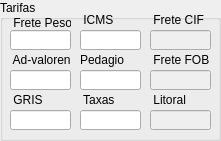
   <widget class="QGroupBox" name="gBox_tarifas">
    <property name="geometry">
     <rect>
      <x>500</x>
      <y>110</y>
      <width>221</width>
      <height>141</height>
     </rect>
    </property>
    <property name="title">
     <string>Tarifas</string>
    </property>
    <widget class="QLineEdit" name="edt_fpeso">
     <property name="geometry">
      <rect>
       <x>10</x>
       <y>30</y>
       <width>61</width>
       <height>20</height>
      </rect>
     </property>
    </widget>
    <widget class="QLineEdit" name="edt_ad">
     <property name="geometry">
      <rect>
       <x>10</x>
       <y>70</y>
       <width>61</width>
       <height>20</height>
      </rect>
     </property>
    </widget>
    <widget class="QLineEdit" name="edt_gris">
     <property name="geometry">
      <rect>
       <x>10</x>
       <y>110</y>
       <width>61</width>
       <height>20</height>
      </rect>
     </property>
    </widget>
    <widget class="QLineEdit" name="edt_taxas">
     <property name="geometry">
      <rect>
       <x>80</x>
       <y>110</y>
       <width>61</width>
       <height>20</height>
      </rect>
     </property>
    </widget>
    <widget class="QLineEdit" name="edt_icms">
     <property name="geometry">
      <rect>
       <x>80</x>
       <y>30</y>
       <width>61</width>
       <height>20</height>
      </rect>
     </property>
    </widget>
    <widget class="QLineEdit" name="edt_frete_cif">
     <property name="enabled">
      <bool>false</bool>
     </property>
     <property name="geometry">
      <rect>
       <x>150</x>
       <y>30</y>
       <width>61</width>
       <height>20</height>
      </rect>
     </property>
    </widget>
    <widget class="QLineEdit" name="edt_frete_fob">
     <property name="enabled">
      <bool>false</bool>
     </property>
     <property name="geometry">
      <rect>
       <x>150</x>
       <y>70</y>
       <width>61</width>
       <height>20</height>
      </rect>
     </property>
    </widget>
    <widget class="QLineEdit" name="edt_frete_litoral">
     <property name="enabled">
      <bool>false</bool>
     </property>
     <property name="geometry">
      <rect>
       <x>150</x>
       <y>110</y>
       <width>61</width>
       <height>20</height>
      </rect>
     </property>
    </widget>
    <widget class="QLabel" name="label_37">
     <property name="geometry">
      <rect>
       <x>10</x>
       <y>13</y>
       <width>61</width>
       <height>20</height>
      </rect>
     </property>
     <property name="text">
      <string> Frete Peso</string>
     </property>
    </widget>
    <widget class="QLabel" name="label_38">
     <property name="geometry">
      <rect>
       <x>10</x>
       <y>50</y>
       <width>61</width>
       <height>20</height>
      </rect>
     </property>
     <property name="text">
      <string> Ad-valoren</string>
     </property>
    </widget>
    <widget class="QLabel" name="label_41">
     <property name="geometry">
      <rect>
       <x>10</x>
       <y>90</y>
       <width>61</width>
       <height>20</height>
      </rect>
     </property>
     <property name="text">
      <string> GRIS</string>
     </property>
    </widget>
    <widget class="QLabel" name="label_42">
     <property name="geometry">
      <rect>
       <x>80</x>
       <y>90</y>
       <width>61</width>
       <height>20</height>
      </rect>
     </property>
     <property name="text">
      <string> Taxas</string>
     </property>
    </widget>
    <widget class="QLabel" name="label_43">
     <property name="geometry">
      <rect>
       <x>80</x>
       <y>10</y>
       <width>61</width>
       <height>20</height>
      </rect>
     </property>
     <property name="text">
      <string> ICMS</string>
     </property>
    </widget>
    <widget class="QLabel" name="label_44">
     <property name="geometry">
      <rect>
       <x>150</x>
       <y>10</y>
       <width>61</width>
       <height>20</height>
      </rect>
     </property>
     <property name="text">
      <string> Frete CIF</string>
     </property>
    </widget>
    <widget class="QLabel" name="label_45">
     <property name="geometry">
      <rect>
       <x>150</x>
       <y>50</y>
       <width>61</width>
       <height>20</height>
      </rect>
     </property>
     <property name="text">
      <string> Frete FOB</string>
     </property>
    </widget>
    <widget class="QLabel" name="label_46">
     <property name="geometry">
      <rect>
       <x>150</x>
       <y>90</y>
       <width>61</width>
       <height>20</height>
      </rect>
     </property>
     <property name="text">
      <string> Litoral</string>
     </property>
    </widget>
    <widget class="QLineEdit" name="edt_pedag">
     <property name="geometry">
      <rect>
       <x>80</x>
       <y>70</y>
       <width>61</width>
       <height>20</height>
      </rect>
     </property>
    </widget>
    <widget class="QLabel" name="label_47">
     <property name="geometry">
      <rect>
       <x>80</x>
       <y>50</y>
       <width>61</width>
       <height>20</height>
      </rect>
     </property>
     <property name="text">
      <string>Pedagio</string>
     </property>
    </widget>
   </widget>
